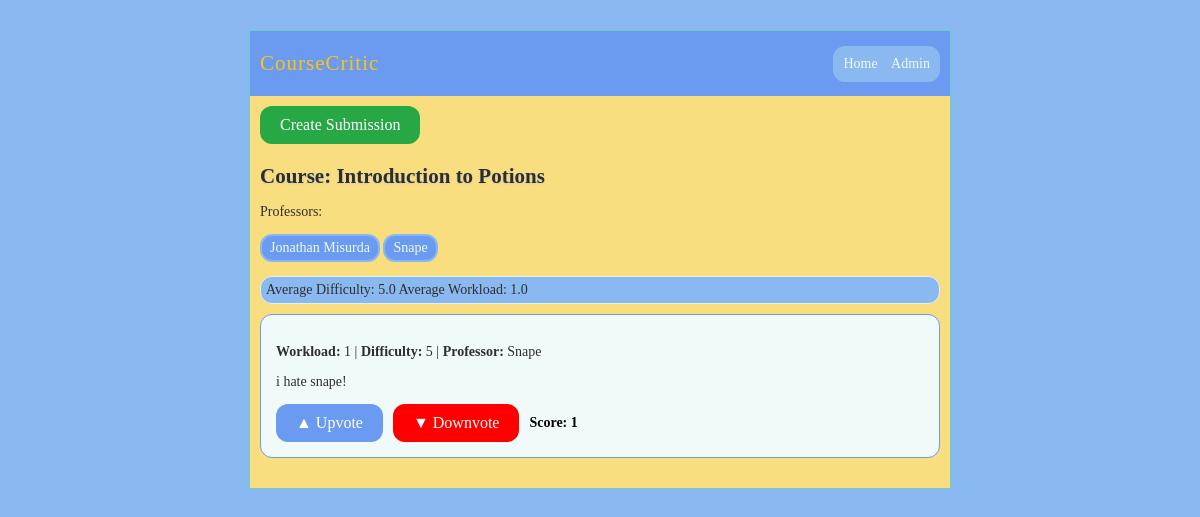
The page /course/1 on the database as committed earlier.
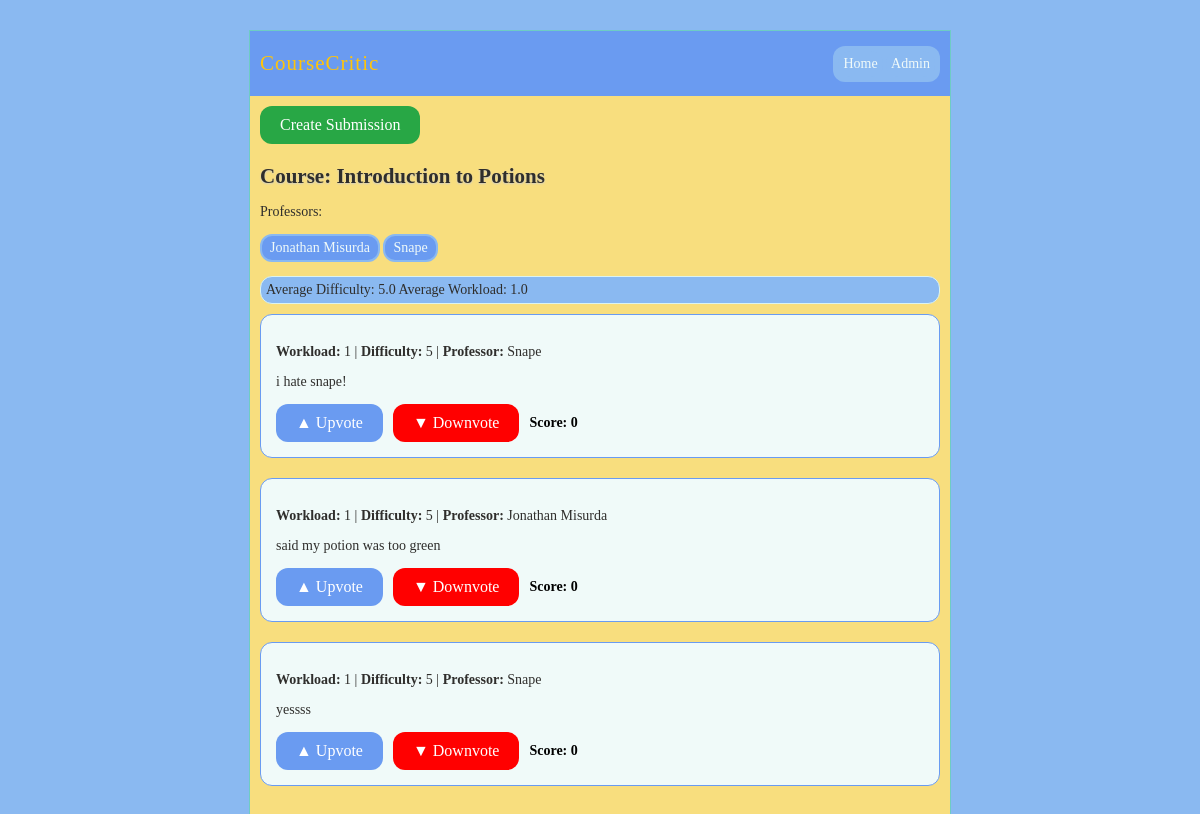
The same page on the database as committed later.
### model.py (models this page shows, shortened)
class Course(db.Model):
    __tablename__ = "course_table"
    id: Mapped[int] = mapped_column(primary_key=True)
    title: Mapped[str] = mapped_column(String(30), unique=True)
    course_code: Mapped[str] = mapped_column(String(30), unique=True)
    professors: Mapped[list["Professor"]] = relationship(secondary=prof_course_table, back_populates="courses")
    ratings: Mapped[list["Rating"]] = relationship("Rating", back_populates="course")

class Professor(db.Model):
    __tablename__ = "prof_table"
    id: Mapped[int] = mapped_column(primary_key=True)
    name: Mapped[str] = mapped_column(String(200), unique=True)
    courses: Mapped[list["Course"]] = relationship(secondary="prof_course_table", back_populates="professors")
    ratings: Mapped[list["Rating"]] = relationship("Rating", back_populates="professor")

class Rating(db.Model):
    __tablename__ = "ratings_table"
    __table_args__ = (
        CheckConstraint('difficulty <= 5 AND difficulty >= 0', name='difficulty_bounds_check'),
    )
    id: Mapped[int] = mapped_column(primary_key=True)
    workload: Mapped[int]
    difficulty: Mapped[int]
    description: Mapped[str] = mapped_column(String(300))
    score: Mapped[int] = mapped_column(Integer, default=0)
    professor_id: Mapped[int] = mapped_column(ForeignKey("prof_table.id"))
    professor: Mapped["Professor"] = relationship("Professor", back_populates="ratings")
    course_id: Mapped[int] = mapped_column(ForeignKey("course_table.id"))
    course: Mapped["Course"] = relationship("Course", back_populates="ratings")

### course_critic.py (the view)
@app.route("/course/<int:course_id>")
def course(course_id):
    course = db.session.execute(db.select(Course).where(Course.id == course_id)).scalar()
    stmt = db.select(Rating).where(Rating.course_id == course.id).order_by(Rating.score.desc())
    ratings = db.session.execute(stmt).scalars().all()
    professors = course.professors
    diffAvg = sum([rating.difficulty for rating in ratings]) / len(ratings) if ratings else 0
    workAvg = sum([rating.workload for rating in ratings]) / len(ratings) if ratings else 0
    return render_template("course.html", course=course, ratings=ratings, diff=diffAvg, work=workAvg, profs=professors)

### templates/course.html (shortened to what this page needs)
{% extends "layout.html" %}
{% block body %}
    <div style="margin-bottom: 20px;">
        <a href="{{ url_for('submit', course_id=course.id) }}">
            <button class="submit-btn" id="createBtn">
                Create Submission
            </button>
        </a>
    </div>
    <h2>Course: {{ course.title }}</h2>
    {% if profs %}
        <p id="profLabel"> Professors:
    {% for professor in profs%}
        <p class="professor">{{ professor.name }}</p>
    {% endfor %}
        </p>
    {% else %}
        <p>No one teaches this course!</p>
    {% endif %}
<div class="twitbox">
    <p>Average Difficulty: {{ diff }} Average Workload: {{ work }}</p>
</div>
{% for rating in ratings %}
    <div class="rating-div">
        <p><strong>Workload:</strong> {{ rating.workload }} |
           <strong>Difficulty:</strong> {{ rating.difficulty }} |
           <strong>Professor:</strong> {{ rating.professor.name }}</p>
        <p>{{ rating.description }}</p>
        <div class="vote-controls">
            <form method="post" action="{{ url_for('upvote', rating_id=rating.id) }}">
                <button type="submit" class="btn">▲ Upvote</button>
            </form>
            <form method="post" action="{{ url_for('downvote', rating_id=rating.id) }}">
                <button type="submit" class="downvote-btn">▼ Downvote</button>
            </form>
            <span class="score-display">Score: {{ rating.score }}</span>
        </div>
    </div>
    {% endfor %}
{% endblock %}

### templates/layout.html (shortened to what this page needs)
<!doctype html>
<link rel="stylesheet" type="text/css" href="{{ url_for('static', filename='style.css') }}">
<div class="page">
  <nav class="navBar">
    <h1 class="navbar-title">CourseCritic</h1>
    <div class="nav-links">
      <a class="nav-links" href="{{ url_for('home') }}">Home</a>
      <a class="nav-links" href="{{ url_for('admin') }}">Admin</a>
    </div>
  </nav>
  <div class="body">
  {% block body %}{% endblock %}
  </div>
</div>

### static/style.css (style rules this page uses)
p { color: var(--charcoal-gray); }
.nav-links { display: flex; gap: 5px; color: var(--sunshine-yellow); background-color: var(--powder-blue); border: none; color: var(--message-bg-color); padding: 5px; text-align: center; text-decoration: none; display: inline-block; border-radius: 12px; }
a { color: var(--charcoal-gray); }
.navBar { background: var(--sky-blue); display: flex; justify-content: space-between; align-items: center; padding: 10px; }
div.page { background: var(--soft-lemon); border: 1px solid #6ECCC4; width: 700px; margin: 30px auto; }
div.page h1 { margin: 0; padding: 10px 0px; color: var(--sunshine-yellow); letter-spacing: 1px; font-weight: normal; }
div.page h2 { margin: 0 0 15px 0; color: var(--charcoal-gray) ; text-shadow: 0 1px 2px #ccc; }
div.page div.body { padding: 10px; }
p.professor { background: var(--sky-blue); display: inline-block; padding: 4px 8px; margin-bottom: 0px; border: 2px solid var(--powder-blue); border-radius: 12px; color: var(--message-bg-color); }
div.page div.twitbox { margin: 10px 0; padding: 5px; background: var(--powder-blue); border: 1px solid var(--divider-color); border-radius: 12px; -moz-border-radius: 12px; -webkit-border-radius: 12px; }
div.page div.twitbox p { margin: 0; }
.btn { padding: 10px 20px; border: none; background-color: var(--sky-blue); color: var(--button-text-color); font-size: 16px; font-family: 'Didot', 'Playfair Display', serif; border-radius: 12px; cursor: pointer; transition: background-color 0.2s ease; }
#profLabel { margin-bottom: 0px; }
.vote-controls { display: flex; align-items: center; gap: 10px; margin-top: 10px; }
.score-display { font-weight: bold; }
.downvote-btn { padding: 10px 20px; border: none; background-color: var(--downvote-color); color: var(--button-text-color); font-size: 16px; font-family: 'Didot', 'Playfair Display', serif; border-radius: 12px; cursor: pointer; transition: background-color 0.2s ease; }
.rating-div { border: 1px solid var(--sky-blue); border-radius: 12px; padding: 15px; margin-bottom: 20px; background-color: var(--message-bg-color); }
.submit-btn { padding: 10px 20px; margin-bottom: 0px; background-color: var(--submit-green); color: white; border: none; border-radius: 12px; font-family: 'Didot', 'Playfair Display', serif; font-size: 16px; cursor: pointer; transition: background-color 0.3s ease; }

Rows that differ between the two databases and show on the page:
changed Rating "i hate snape!": score "1" → "0"
added Rating: workload "1", difficulty "5", professor.name "Jonathan Misurda", description "said my potion was too green", score "0"
added Rating: workload "1", difficulty "5", professor.name "Snape", description "yessss", score "0"
